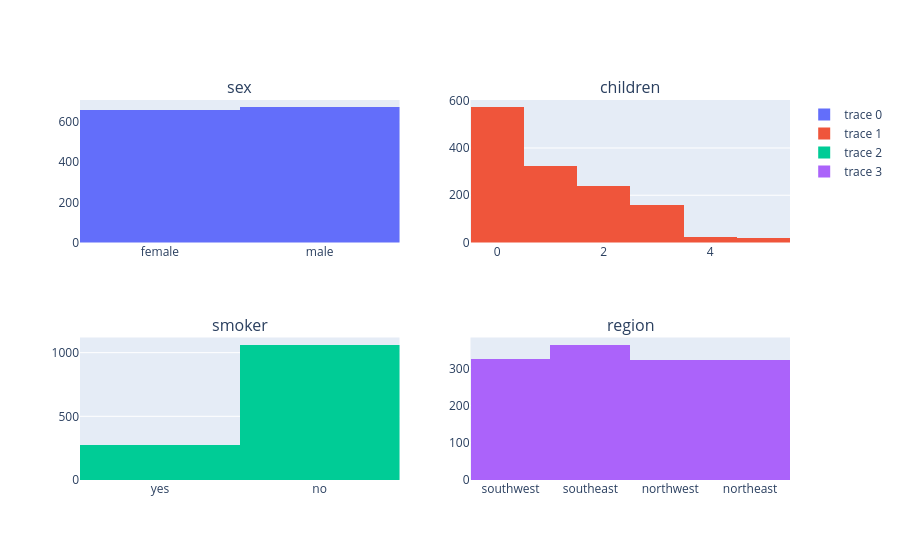

Notebook code for this chart:
### Code cell
fig = make_subplots(rows=2, cols=2, subplot_titles=cat_cols)
for i, col in enumerate(cat_cols):
    fig.add_trace(go.Histogram(x=df[col]), row=i // 2 + 1, col= i % 2 + 1)
fig.show()

### Figure 1 — Plotly figure (JSON) as saved in the notebook; plotly's stock layout.template omitted (floating-point values rounded to 4 significant figures; data arrays with more than 128 entries replaced by an {"elided": "..."} marker saying what was removed)
{"data": [{"type": "histogram", "x": {"elided": "1337 str values"}, "xaxis": "x", "yaxis": "y"}, {"type": "histogram", "x": {"elided": "1337 int values"}, "xaxis": "x2", "yaxis": "y2"}, {"type": "histogram", "x": {"elided": "1337 str values"}, "xaxis": "x3", "yaxis": "y3"}, {"type": "histogram", "x": {"elided": "1337 str values"}, "xaxis": "x4", "yaxis": "y4"}], "layout": {"annotations": [{"font": {"size": 16}, "showarrow": false, "text": "sex", "x": 0.225, "xanchor": "center", "xref": "paper", "y": 1, "yanchor": "bottom", "yref": "paper"}, {"font": {"size": 16}, "showarrow": false, "text": "children", "x": 0.775, "xanchor": "center", "xref": "paper", "y": 1, "yanchor": "bottom", "yref": "paper"}, {"font": {"size": 16}, "showarrow": false, "text": "smoker", "x": 0.225, "xanchor": "center", "xref": "paper", "y": 0.375, "yanchor": "bottom", "yref": "paper"}, {"font": {"size": 16}, "showarrow": false, "text": "region", "x": 0.775, "xanchor": "center", "xref": "paper", "y": 0.375, "yanchor": "bottom", "yref": "paper"}], "xaxis": {"anchor": "y", "domain": [0, 0.45]}, "xaxis2": {"anchor": "y2", "domain": [0.55, 1]}, "xaxis3": {"anchor": "y3", "domain": [0, 0.45]}, "xaxis4": {"anchor": "y4", "domain": [0.55, 1]}, "yaxis": {"anchor": "x", "domain": [0.625, 1]}, "yaxis2": {"anchor": "x2", "domain": [0.625, 1]}, "yaxis3": {"anchor": "x3", "domain": [0, 0.375]}, "yaxis4": {"anchor": "x4", "domain": [0, 0.375]}}}
